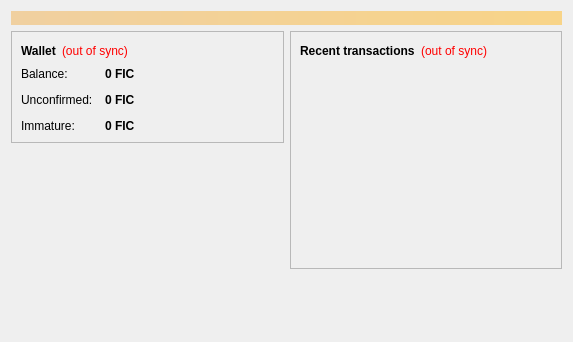
<?xml version="1.0" encoding="UTF-8"?>
<ui version="4.0">
 <class>OverviewPage</class>
 <widget class="QWidget" name="OverviewPage">
  <property name="geometry">
   <rect>
    <x>0</x>
    <y>0</y>
    <width>573</width>
    <height>342</height>
   </rect>
  </property>
  <property name="windowTitle">
   <string>Form</string>
  </property>
  <layout class="QVBoxLayout" name="topLayout">
   <item>
    <widget class="QLabel" name="labelAlerts">
     <property name="visible">
      <bool>false</bool>
     </property>
     <property name="styleSheet">
      <string notr="true">background-color: qlineargradient(x1: 0, y1: 0, x2: 1, y2: 0, stop:0 #F0D0A0, stop:1 #F8D488); color:#000000;</string>
     </property>
     <property name="wordWrap">
      <bool>true</bool>
     </property>
     <property name="margin">
      <number>3</number>
     </property>
    </widget>
   </item>
   <item>
    <layout class="QHBoxLayout" name="horizontalLayout" stretch="1,1">
     <item>
      <layout class="QVBoxLayout" name="verticalLayout_2">
       <item>
        <widget class="QFrame" name="frame">
         <property name="frameShape">
          <enum>QFrame::StyledPanel</enum>
         </property>
         <property name="frameShadow">
          <enum>QFrame::Raised</enum>
         </property>
         <layout class="QVBoxLayout" name="verticalLayout_4">
          <item>
           <layout class="QHBoxLayout" name="horizontalLayout_4">
            <item>
             <widget class="QLabel" name="label_5">
              <property name="font">
               <font>
                <weight>75</weight>
                <bold>true</bold>
               </font>
              </property>
              <property name="text">
               <string>Wallet</string>
              </property>
             </widget>
            </item>
            <item>
             <widget class="QLabel" name="labelWalletStatus">
              <property name="toolTip">
               <string>The displayed information may be out of date. Your wallet automatically synchronizes with the Bitcoin network after a connection is established, but this process has not completed yet.</string>
              </property>
              <property name="styleSheet">
               <string notr="true">QLabel { color: red; }</string>
              </property>
              <property name="text">
               <string notr="true">(out of sync)</string>
              </property>
              <property name="alignment">
               <set>Qt::AlignLeading|Qt::AlignLeft|Qt::AlignVCenter</set>
              </property>
             </widget>
            </item>
            <item>
             <spacer name="horizontalSpacer_2">
              <property name="orientation">
               <enum>Qt::Horizontal</enum>
              </property>
              <property name="sizeHint" stdset="0">
               <size>
                <width>40</width>
                <height>20</height>
               </size>
              </property>
             </spacer>
            </item>
           </layout>
          </item>
          <item>
           <layout class="QFormLayout" name="formLayout_2">
            <property name="fieldGrowthPolicy">
             <enum>QFormLayout::AllNonFixedFieldsGrow</enum>
            </property>
            <property name="horizontalSpacing">
             <number>12</number>
            </property>
            <property name="verticalSpacing">
             <number>12</number>
            </property>
            <item row="0" column="0">
             <widget class="QLabel" name="label">
              <property name="text">
               <string>Balance:</string>
              </property>
             </widget>
            </item>
            <item row="0" column="1">
             <widget class="QLabel" name="labelBalance">
              <property name="font">
               <font>
                <weight>75</weight>
                <bold>true</bold>
               </font>
              </property>
              <property name="cursor">
               <cursorShape>IBeamCursor</cursorShape>
              </property>
              <property name="toolTip">
               <string>Your current balance</string>
              </property>
              <property name="text">
               <string notr="true">0 FIC</string>
              </property>
              <property name="textInteractionFlags">
               <set>Qt::LinksAccessibleByMouse|Qt::TextSelectableByKeyboard|Qt::TextSelectableByMouse</set>
              </property>
             </widget>
            </item>
            <item row="1" column="0">
             <widget class="QLabel" name="label_3">
              <property name="text">
               <string>Unconfirmed:</string>
              </property>
             </widget>
            </item>
            <item row="1" column="1">
             <widget class="QLabel" name="labelUnconfirmed">
              <property name="font">
               <font>
                <weight>75</weight>
                <bold>true</bold>
               </font>
              </property>
              <property name="cursor">
               <cursorShape>IBeamCursor</cursorShape>
              </property>
              <property name="toolTip">
               <string>Total of transactions that have yet to be confirmed, and do not yet count toward the current balance</string>
              </property>
              <property name="text">
               <string notr="true">0 FIC</string>
              </property>
              <property name="textInteractionFlags">
               <set>Qt::LinksAccessibleByMouse|Qt::TextSelectableByKeyboard|Qt::TextSelectableByMouse</set>
              </property>
             </widget>
            </item>
            <item row="2" column="0">
             <widget class="QLabel" name="labelImmatureText">
              <property name="text">
               <string>Immature:</string>
              </property>
             </widget>
            </item>
            <item row="2" column="1">
             <widget class="QLabel" name="labelImmature">
              <property name="font">
               <font>
                <weight>75</weight>
                <bold>true</bold>
               </font>
              </property>
              <property name="toolTip">
               <string>Mined balance that has not yet matured</string>
              </property>
              <property name="text">
               <string notr="true">0 FIC</string>
              </property>
              <property name="textInteractionFlags">
               <set>Qt::LinksAccessibleByMouse|Qt::TextSelectableByKeyboard|Qt::TextSelectableByMouse</set>
              </property>
             </widget>
            </item>
           </layout>
          </item>
         </layout>
        </widget>
       </item>
       <item>
        <spacer name="verticalSpacer">
         <property name="orientation">
          <enum>Qt::Vertical</enum>
         </property>
         <property name="sizeHint" stdset="0">
          <size>
           <width>20</width>
           <height>40</height>
          </size>
         </property>
        </spacer>
       </item>
      </layout>
     </item>
     <item>
      <layout class="QVBoxLayout" name="verticalLayout_3">
       <item>
        <widget class="QFrame" name="frame_2">
         <property name="frameShape">
          <enum>QFrame::StyledPanel</enum>
         </property>
         <property name="frameShadow">
          <enum>QFrame::Raised</enum>
         </property>
         <layout class="QVBoxLayout" name="verticalLayout">
          <item>
           <layout class="QHBoxLayout" name="horizontalLayout_2">
            <item>
             <widget class="QLabel" name="label_4">
              <property name="text">
               <string>&lt;b&gt;Recent transactions&lt;/b&gt;</string>
              </property>
             </widget>
            </item>
            <item>
             <widget class="QLabel" name="labelTransactionsStatus">
              <property name="toolTip">
               <string>The displayed information may be out of date. Your wallet automatically synchronizes with the Bitcoin network after a connection is established, but this process has not completed yet.</string>
              </property>
              <property name="styleSheet">
               <string notr="true">QLabel { color: red; }</string>
              </property>
              <property name="text">
               <string notr="true">(out of sync)</string>
              </property>
              <property name="alignment">
               <set>Qt::AlignRight|Qt::AlignTrailing|Qt::AlignVCenter</set>
              </property>
             </widget>
            </item>
            <item>
             <spacer name="horizontalSpacer">
              <property name="orientation">
               <enum>Qt::Horizontal</enum>
              </property>
              <property name="sizeHint" stdset="0">
               <size>
                <width>40</width>
                <height>20</height>
               </size>
              </property>
             </spacer>
            </item>
           </layout>
          </item>
          <item>
           <widget class="QListView" name="listTransactions">
            <property name="styleSheet">
             <string notr="true">QListView { background: transparent; }</string>
            </property>
            <property name="frameShape">
             <enum>QFrame::NoFrame</enum>
            </property>
            <property name="verticalScrollBarPolicy">
             <enum>Qt::ScrollBarAlwaysOff</enum>
            </property>
            <property name="horizontalScrollBarPolicy">
             <enum>Qt::ScrollBarAlwaysOff</enum>
            </property>
            <property name="selectionMode">
             <enum>QAbstractItemView::NoSelection</enum>
            </property>
           </widget>
          </item>
         </layout>
        </widget>
       </item>
       <item>
        <spacer name="verticalSpacer_2">
         <property name="orientation">
          <enum>Qt::Vertical</enum>
         </property>
         <property name="sizeHint" stdset="0">
          <size>
           <width>20</width>
           <height>40</height>
          </size>
         </property>
        </spacer>
       </item>
      </layout>
     </item>
    </layout>
   </item>
  </layout>
 </widget>
 <resources/>
 <connections/>
</ui>
